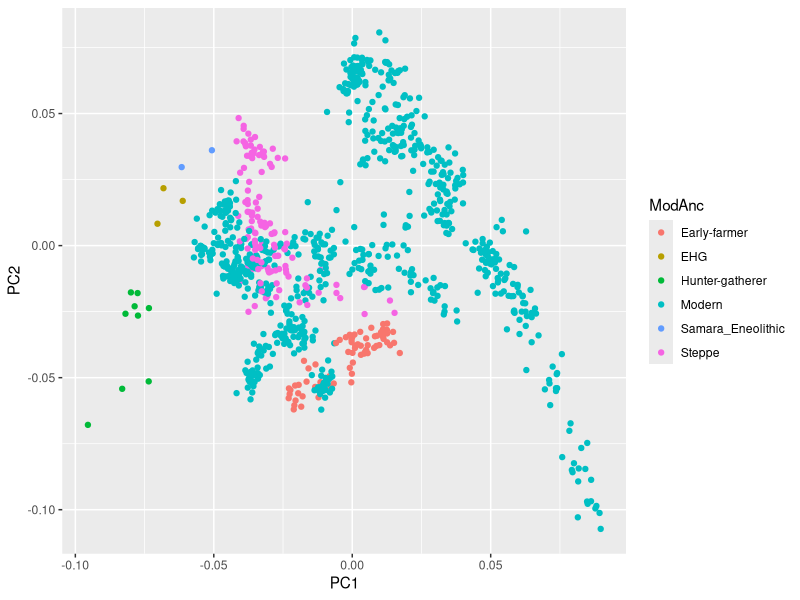
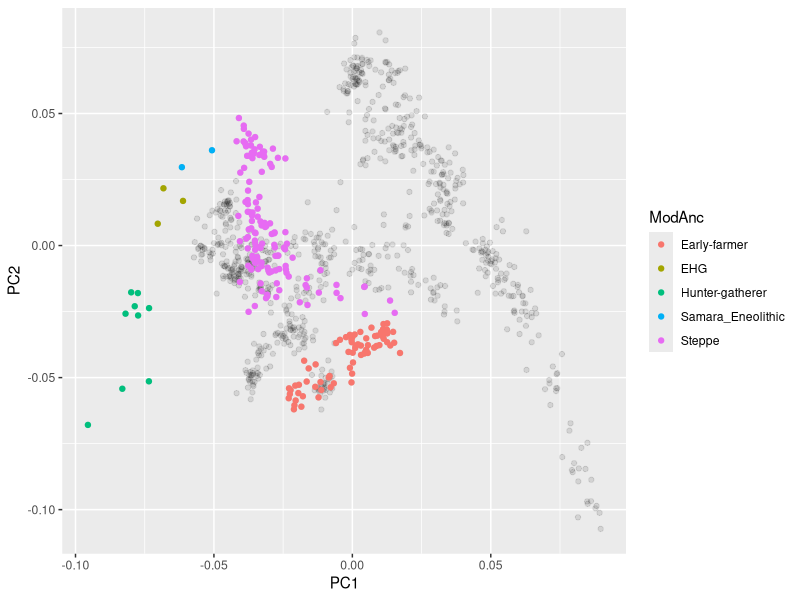
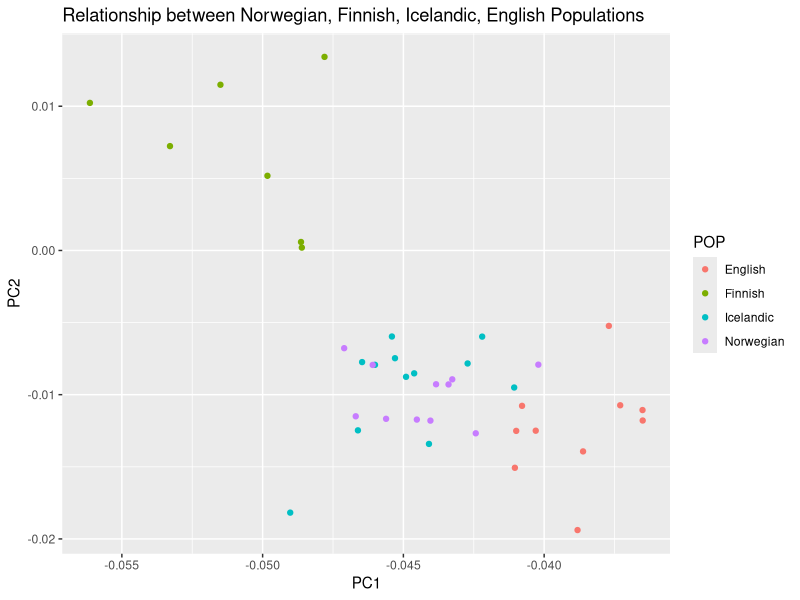
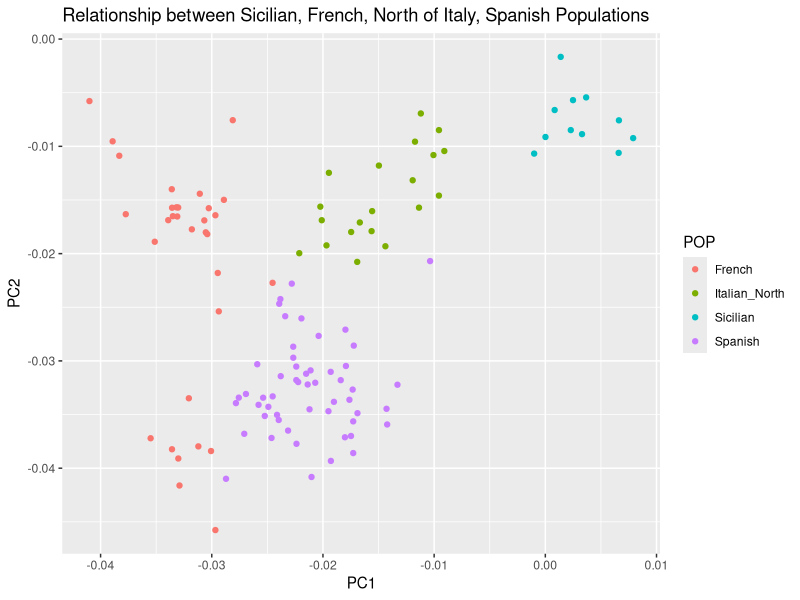
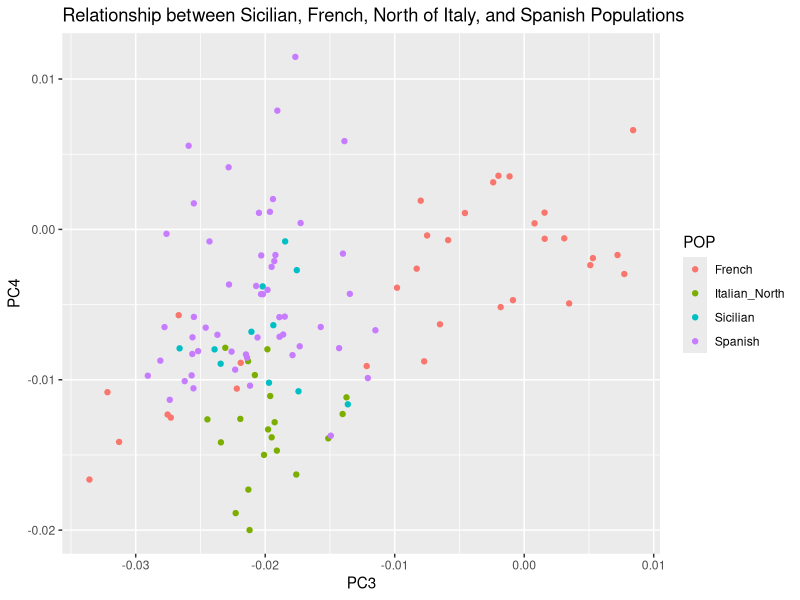
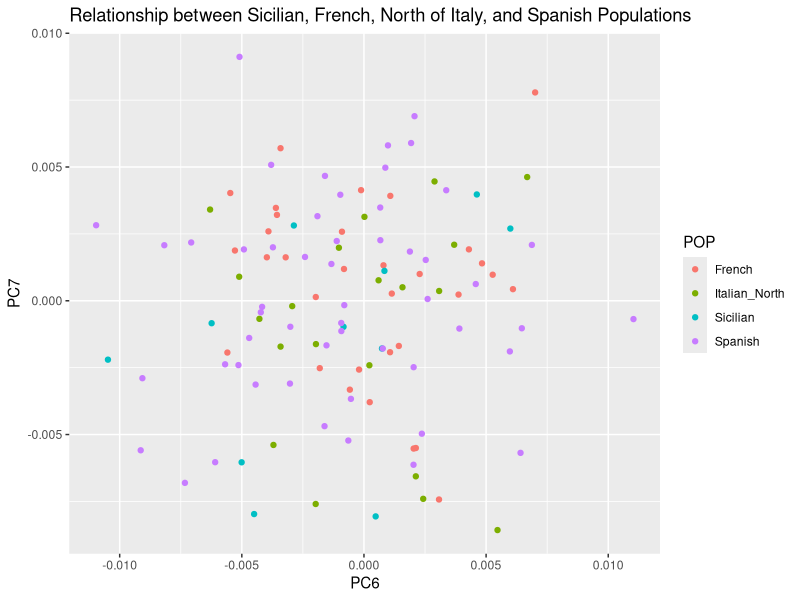
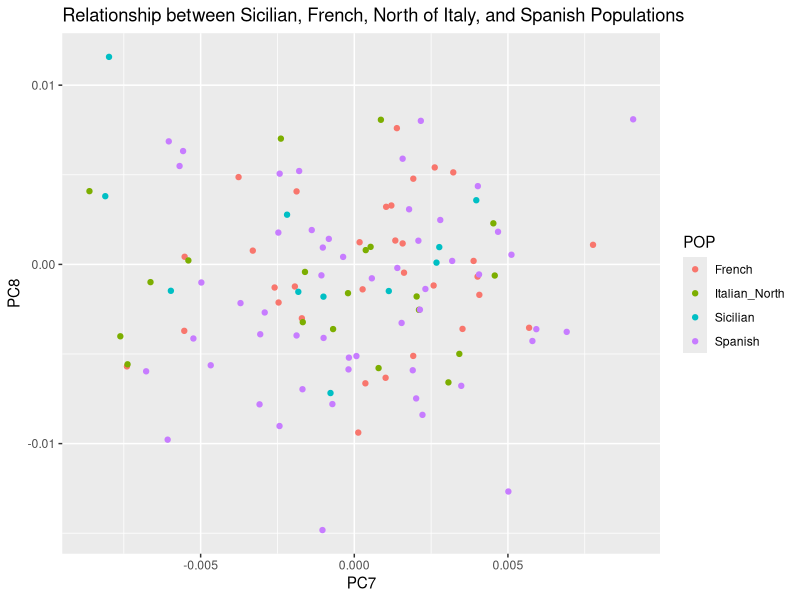
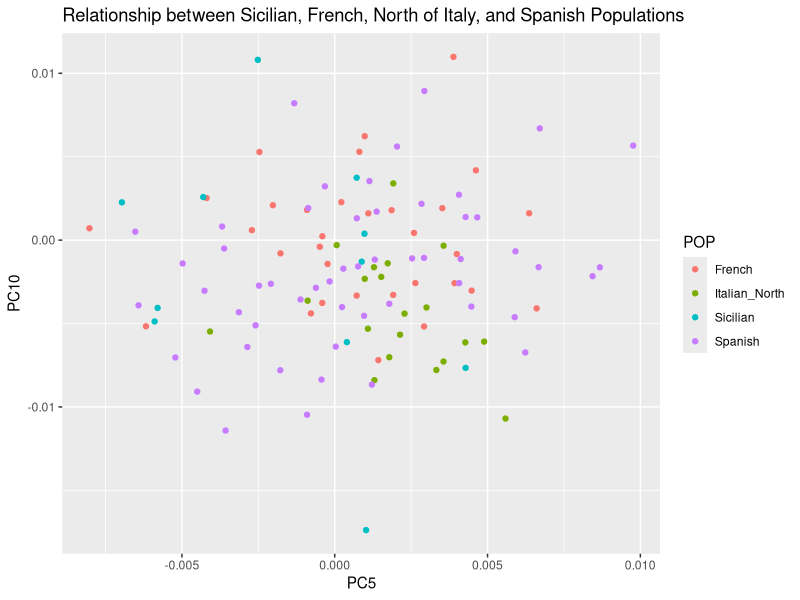

These figures' R source, in order:
## ---- chunk 1
library(tidyverse)
## ---- chunk 2
WE_table <- read.table(file = 'dataWE.txt',sep = "", header = TRUE) # sep = '' consider any white space
## ---- chunk 3
ggplot(WE_table, aes(PC1,PC2)) +
  geom_jitter(aes(color = ModAnc)) # jitter adds noise to avoid overplotting
## ---- chunk 4
ggplot(WE_table, aes(PC1,PC2))+
  geom_point(alpha = 0.1) +
  geom_jitter(data = WE_table |> filter(!ModAnc=="Modern"), aes(color = ModAnc))
## ---- chunk 5
ggplot(data = WE_table |> filter(POP %in% c('English', 'Norwegian', "Finnish", "Icelandic")), #filtering
       aes(x = PC1, y = PC2, colour = POP)
         )+
  geom_jitter()+
  labs(title = "Relationship between Norwegian, Finnish, Icelandic, English Populations")
## ---- chunk 6
our_choice <- c("Sicilian", "French", "Italian_North", "Spanish")
ggplot(data = WE_table |> filter(POP %in% our_choice), #Filtering on our choices
       aes(x = PC1, y = PC2, colour = POP) 
       )+
  geom_jitter()+
  labs(title = "Relationship between Sicilian, French, North of Italy, Spanish Populations")
## ---- chunk 7
ggplot(data = WE_table |>  filter(POP %in% our_choice), #Filtering on our choices
       aes(x = PC3, y = PC4, colour = POP)
       )+
  geom_jitter()+
  labs(title = "Relationship between Sicilian, French, North of Italy, and Spanish Populations")
## ---- chunk 8
filtered <-  WE_table |> filter(POP%in% our_choice)
## ---- chunk 9
# PC6 and PC7
ggplot(data = WE_table |>  filter(POP %in% our_choice), #Filtering on our choices
       aes(x = PC6, y = PC7, colour = POP)
       )+
  geom_jitter()+
  labs(title = "Relationship between Sicilian, French, North of Italy, and Spanish Populations")

# PC7 and PC8
ggplot(data = WE_table |>  filter(POP %in% our_choice), #Filtering on our choices
       aes(x = PC7, y = PC8, colour = POP)
       )+
  geom_jitter()+
  labs(title = "Relationship between Sicilian, French, North of Italy, and Spanish Populations")

# PC5 and PC10
ggplot(data = WE_table |> filter(POP %in% our_choice), #Filtering on our choices
       aes(x = PC5, y = PC10, colour = POP)
       )+
  geom_jitter()+
  labs(title = "Relationship between Sicilian, French, North of Italy, and Spanish Populations")
## ---- chunk 10
# ?merge  --> merge two data frames by common columns or row names
WE_LatLong <- read.table("dataWE_LatLong.txt", header = TRUE)
WE_merged <- merge(x = WE_table, y= WE_LatLong, by = "IND") # merging by the IND column
# Correlation between Latitude and PC1
plot(
  x = WE_merged$Latitude, 
  y = WE_merged$PC1,
  main = "Correlation Between Latitude and PC1",  # Title of the plot
  xlab = "Latitude",  # Label for the x-axis
  ylab = "PC1"        # Label for the y-axis
)
Cor_Lat_PC1 <- cor.test(WE_merged$Latitude, WE_merged$PC1)
Cor_Lat_PC1

# Correlation between Latitude and PC2
plot(
  x = WE_merged$Latitude, 
  y = WE_merged$PC2,
  main = "Correlation Between Latitude and PC2", 
  xlab = "Latitude", 
  ylab = "PC2"
)
Cor_Lat_PC2 <- cor.test(WE_merged$Latitude, WE_merged$PC2)
Cor_Lat_PC2

# Correlation between Longitude and PC1
plot(
  x = WE_merged$Longitude, 
  y = WE_merged$PC1,
  main = "Correlation Between Longitude and PC1", 
  xlab = "Longitude", 
  ylab = "PC1"
)
Cor_Lon_PC1 <- cor.test(WE_merged$Longitude, WE_merged$PC1)
Cor_Lon_PC1

# Correlation between Longitude and PC2
plot(
  x = WE_merged$Longitude, 
  y = WE_merged$PC2,
  main = "Correlation Between Longitude and PC2", 
  xlab = "Longitude", 
  ylab = "PC2"
)
Cor_Lon_PC2 <- cor.test(WE_merged$Longitude, WE_merged$PC2)
Cor_Lat_PC2

Correlations <- data.frame(
  Group = c("Lat_PC1", "Lat_PC2", "Lon_PC1", "Lon_PC2"),
 Correlation_Coefficient = c(
    as.numeric(Cor_Lat_PC1$estimate),
    as.numeric(Cor_Lat_PC2$estimate),
    as.numeric(Cor_Lon_PC1$estimate),
    as.numeric(Cor_Lon_PC2$estimate)
  ),
  P_value = c(Cor_Lat_PC1$p.value, Cor_Lat_PC2$p.value, Cor_Lon_PC1$p.value, Cor_Lon_PC2$p.value)
  )
Correlations
## ---- chunk 11
# Import dataset
EE_table <- read.table("dataEE.txt", header = TRUE, sep = "\t", stringsAsFactors = FALSE)

# Plot
ggplot(data = EE_table, aes(x = PC1, y = PC2, colour = POP))+
  geom_jitter()+
  labs(title = "Relationship between Russia Baikal, Russia Bering, Russia, USA Aleut, USA Kuskokwim, and Siberian Populations")
## ---- chunk 12
# Plot
ggplot(data = EE_table, aes(x = PC3, y = PC4, colour = POP))+
  geom_jitter()+
  labs(title = "Relationship between Russia Baikal, Russia Bering, Russia, USA Aleut, USA Kuskokwim, and Siberian Populations")
